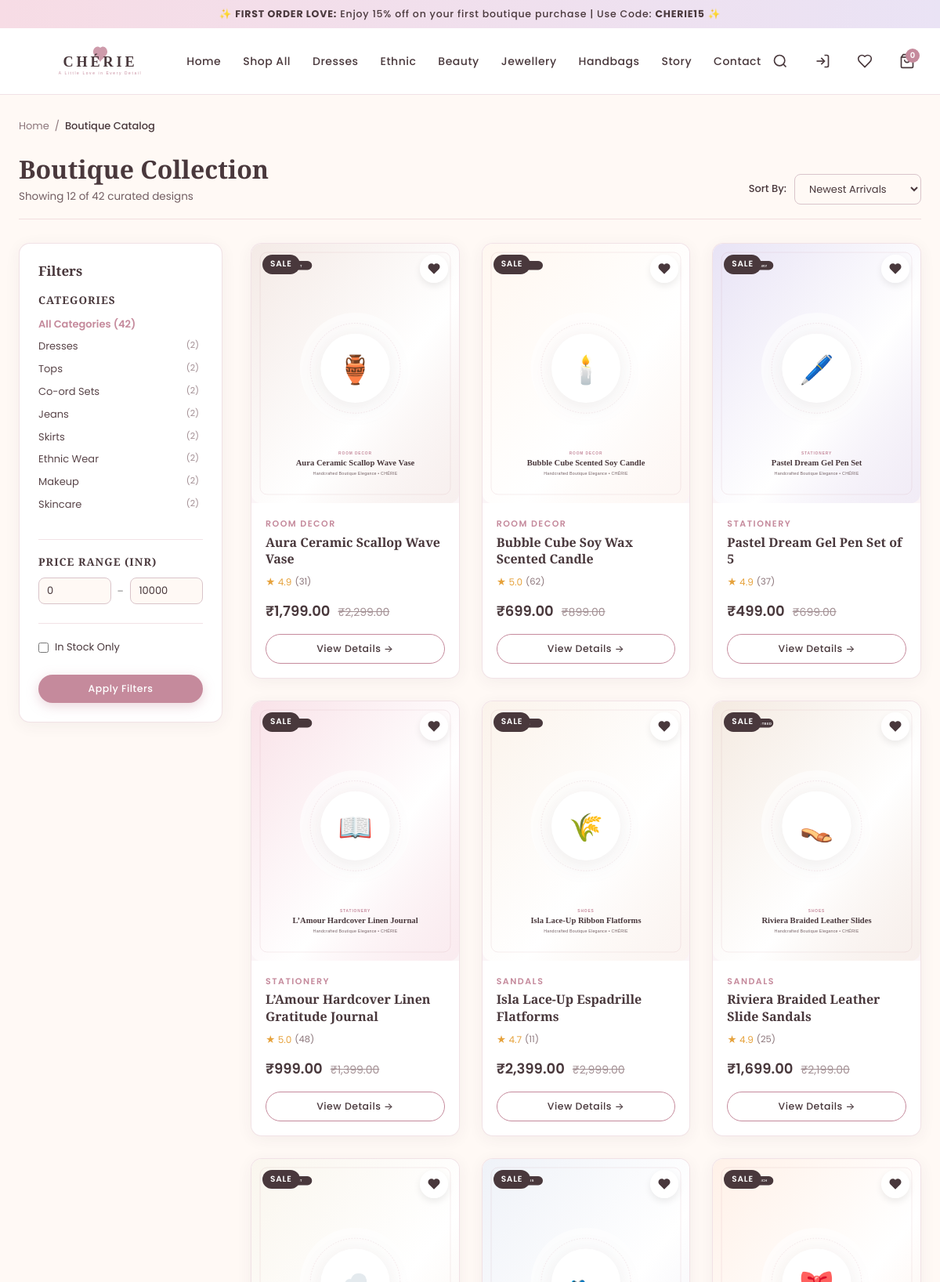
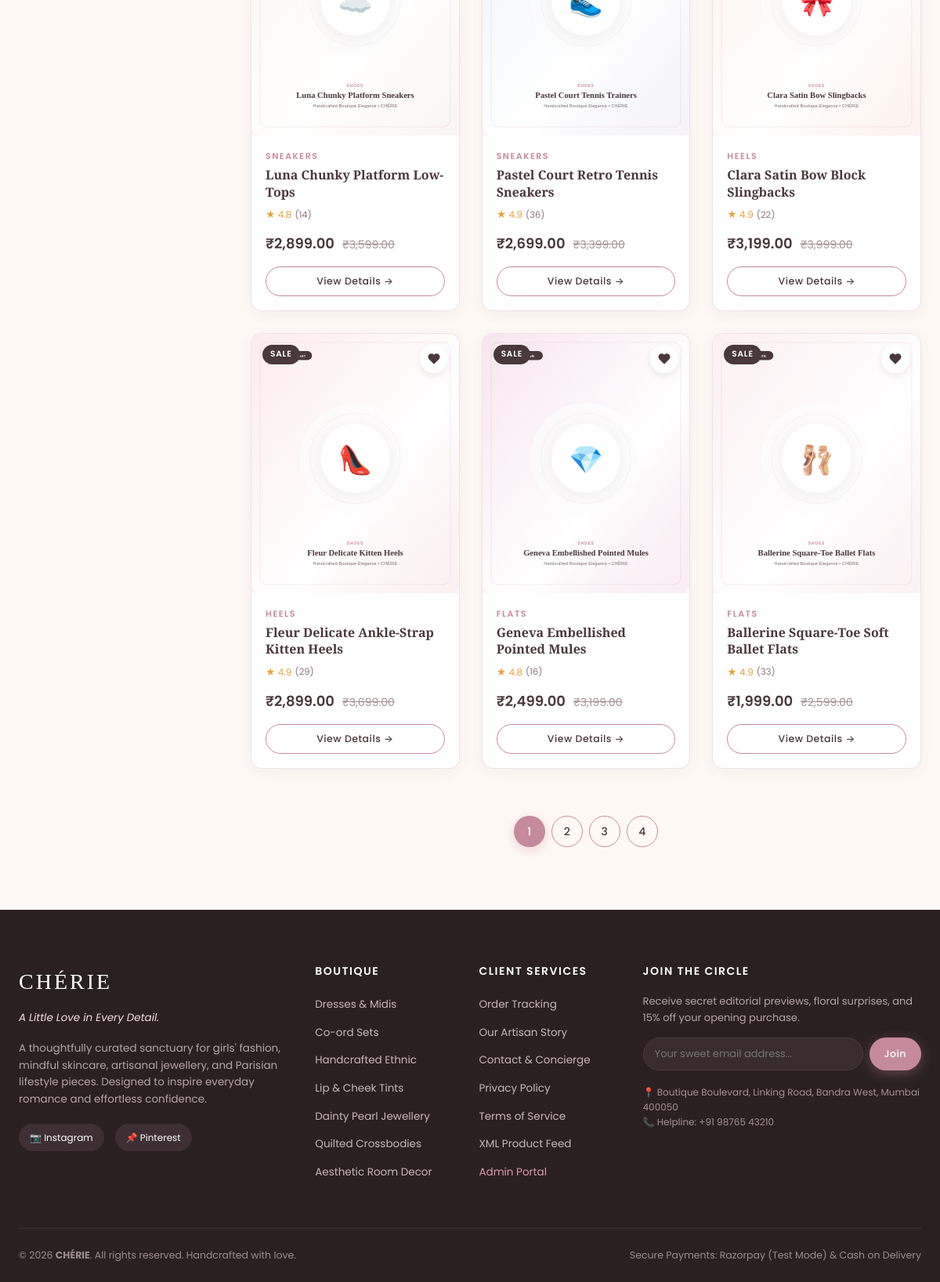
The page /shop.php on the database its author committed (2 pictures, top to bottom).
### tables this page shows
CREATE TABLE IF NOT EXISTS `categories` (
    `id` INT UNSIGNED AUTO_INCREMENT PRIMARY KEY,
    `name` VARCHAR(100) NOT NULL,
    `slug` VARCHAR(120) NOT NULL UNIQUE,
    `description` TEXT NULL,
    `image_url` VARCHAR(255) NULL,
    `parent_id` INT UNSIGNED NULL DEFAULT NULL,
    `is_featured` TINYINT(1) DEFAULT 0,
    `is_active` TINYINT(1) DEFAULT 1,
    `sort_order` INT DEFAULT 0,
    `created_at` TIMESTAMP DEFAULT CURRENT_TIMESTAMP,
    INDEX `idx_category_slug` (`slug`),
    INDEX `idx_category_active` (`is_active`)
);

CREATE TABLE IF NOT EXISTS `products` (
    `id` INT UNSIGNED AUTO_INCREMENT PRIMARY KEY,
    `category_id` INT UNSIGNED NOT NULL,
    `name` VARCHAR(255) NOT NULL,
    `slug` VARCHAR(280) NOT NULL UNIQUE,
    `sku` VARCHAR(60) NOT NULL UNIQUE,
    `description` LONGTEXT NOT NULL,
    `short_description` VARCHAR(500) NULL,
    `price` DECIMAL(10,2) NOT NULL,
    `compare_at_price` DECIMAL(10,2) NULL,
    `stock_quantity` INT NOT NULL DEFAULT 0,
    `low_stock_threshold` INT DEFAULT 5,
    `is_featured` TINYINT(1) DEFAULT 0,
    `is_new` TINYINT(1) DEFAULT 1,
    `is_active` TINYINT(1) DEFAULT 1,
    `rating_avg` DECIMAL(3,2) DEFAULT 5.00,
    `reviews_count` INT UNSIGNED DEFAULT 0,
    `created_at` TIMESTAMP DEFAULT CURRENT_TIMESTAMP,
    `updated_at` TIMESTAMP DEFAULT CURRENT_TIMESTAMP ON UPDATE CURRENT_TIMESTAMP,
    FOREIGN KEY (`category_id`) REFERENCES `categories`(`id`) ON DELETE RESTRICT,
    INDEX `idx_product_slug` (`slug`),
    INDEX `idx_product_category` (`category_id`),
    INDEX `idx_product_featured` (`is_featured`),
    INDEX `idx_product_active` (`is_active`),
    INDEX `idx_product_price` (`price`)
);

### config/database.php (called while the page is built, shortened)
<?php
class Database {
    private static ?PDO $instance = null;
    private static bool $connectionAttempted = false;
    public static function getConnection(): ?PDO {
        if (self::$instance === null && !self::$connectionAttempted) {
            self::$connectionAttempted = true;
            try {
                $dsn = "mysql:host=" . DB_HOST . ";port=" . DB_PORT . ";dbname=" . DB_NAME . ";charset=" . DB_CHARSET;
                $options = [
                    PDO::ATTR_ERRMODE            => PDO::ERRMODE_EXCEPTION,
                    PDO::ATTR_DEFAULT_FETCH_MODE => PDO::FETCH_ASSOC,
                    PDO::ATTR_EMULATE_PREPARES   => false,
                    PDO::MYSQL_ATTR_INIT_COMMAND => "SET NAMES " . DB_CHARSET
                ];
                self::$instance = new PDO($dsn, DB_USER, DB_PASS, $options);
            } catch (PDOException $e) {
                self::$lastError = $e->getMessage();
                self::$instance = null;
            }
        }
        return self::$instance;
    }
    public static function query(string $sql, array $params = []): ?PDOStatement {
        $pdo = self::getConnection();
        $stmt = $pdo->prepare($sql);
        $stmt->execute($params);
        return $stmt;
    }
    public static function fetchOne(string $sql, array $params = []): ?array {
        $stmt = self::query($sql, $params);
        $row = $stmt->fetch();
        return $row ?: null;
    }
    public static function fetchAll(string $sql, array $params = []): array {
        $stmt = self::query($sql, $params);
        return $stmt->fetchAll();
    }
}

### includes/functions.php (called while the page is built, shortened)
<?php
function isLoggedIn(): bool {
    return !empty($_SESSION['user_id']) && !empty($_SESSION['user_email']);
}
function formatPrice(float|int|string $amount): string {
    $val = (float)$amount;
    return '₹' . number_format($val, 2, '.', ',');
}
function isInWishlist(int $productId): bool {
    if (!isLoggedIn() || !Database::isConnected()) return false;
    $userId = (int)$_SESSION['user_id'];
    $res = Database::fetchOne("SELECT id FROM wishlist WHERE user_id = ? AND product_id = ?", [$userId, $productId]);
    return !empty($res);
}

### shop.php (the view, shortened to what this page needs)
<?php
$categoryId = !empty($_GET['category']) ? (int)$_GET['category'] : null;
$priceMin = isset($_GET['min_price']) && is_numeric($_GET['min_price']) ? (float)$_GET['min_price'] : 0.0;
$priceMax = isset($_GET['max_price']) && is_numeric($_GET['max_price']) ? (float)$_GET['max_price'] : 10000.0;
$inStockOnly = !empty($_GET['in_stock']) ? 1 : 0;
$sortBy = $_GET['sort'] ?? 'newest';
$page = max(1, (int)($_GET['page'] ?? 1));
$perPage = 12;
$offset = ($page - 1) * $perPage;
$whereClauses = ["p.is_active = 1"];
$params = [];
$orderBy = match($sortBy) {
    'price_asc' => 'p.price ASC',
    'price_desc' => 'p.price DESC',
    'rating' => 'p.rating_avg DESC, p.reviews_count DESC',
    'popular' => 'p.reviews_count DESC',
    default => 'p.id DESC'
};
$totalProducts = 0;
$categories = [];
if (Database::isConnected()) {
    try {
        $categories = Database::fetchAll("
            SELECT c.*, COUNT(p.id) AS product_count
            FROM categories c
            LEFT JOIN products p ON c.id = p.category_id AND p.is_active = 1
            WHERE c.is_active = 1
            GROUP BY c.id
            ORDER BY c.sort_order ASC
        ");
        $whereSql = implode(' AND ', $whereClauses);
        $countRow = Database::fetchOne("SELECT COUNT(*) AS total FROM products p WHERE $whereSql", $params);
        $totalProducts = (int)($countRow['total'] ?? 0);
        $sql = "
            SELECT p.*, c.name AS category_name, c.slug AS category_slug,
                   (SELECT image_path FROM product_images WHERE product_id = p.id ORDER BY is_primary DESC, sort_order ASC LIMIT 1) AS image_path
            FROM products p
            JOIN categories c ON p.category_id = c.id
            WHERE $whereSql
            ORDER BY $orderBy
            LIMIT $perPage OFFSET $offset
        ";
        $products = Database::fetchAll($sql, $params);
    } catch (Exception $e) {
    }
}
$totalPages = ceil($totalProducts / $perPage);
require_once __DIR__ . '/includes/header.php';
?>
<div class="container" style="margin-top: 30px; margin-bottom: 70px;">
    <nav style="font-size: 13px; color: #8c767b; margin-bottom: 24px;">
        <a href="<?= BASE_URL ?>/index.php" style="color: inherit;">Home</a> &nbsp;/&nbsp;
        <span style="color: var(--chocolate); font-weight: 500;">Boutique Catalog</span>
    </nav>
    <div style="display:flex; justify-content:space-between; align-items:flex-end; flex-wrap:wrap; gap:16px; margin-bottom:30px; border-bottom:1px solid var(--border-color); padding-bottom:18px;">
        <div>
            <h1 style="font-size: 32px;">Boutique Collection</h1>
            <p style="font-size: 13.5px; color: #735f63; margin-top: 4px;">Showing <?= count($products) ?> of <?= $totalProducts ?> curated designs</p>
        </div>
        <form method="GET" style="display:flex; align-items:center; gap:10px;">
            <label for="sort" style="font-size:13px; font-weight:500; color:var(--chocolate);">Sort By:</label>
            <select name="sort" id="sort" class="form-control" style="width:auto; padding:8px 14px; font-size:13px;" onchange="this.form.submit()">
                <option value="newest" <?= $sortBy === 'newest' ? 'selected' : '' ?>>Newest Arrivals</option>
            </select>
        </form>
    </div>
    <div style="display:grid; grid-template-columns: 260px 1fr; gap:36px; align-items:start;">
        <aside style="background:#FFF; padding:24px; border-radius:var(--radius-md); border:1px solid var(--border-color); box-shadow:var(--shadow-subtle);">
            <div style="display:flex; justify-content:space-between; align-items:center; margin-bottom:18px;">
                <h3 style="font-size:17px; font-weight:600;">Filters</h3>
            </div>
            <form method="GET" action="<?= BASE_URL ?>/shop.php">
                <div style="margin-bottom:24px;">
                    <h4 style="font-size:13.5px; font-weight:600; text-transform:uppercase; letter-spacing:1px; margin-bottom:12px; color:var(--chocolate);">
                        Categories
                    </h4>
                    <ul style="list-style:none; max-height:260px; overflow-y:auto; padding-right:5px; font-size:13px;">
                        <li style="margin-bottom:8px;">
                            <a href="<?= BASE_URL ?>/shop.php" style="color: <?= !$categoryId ? 'var(--dusty-rose); font-weight:600;' : '#5a464a;' ?>">
                                All Categories (<?= $totalProducts ?>)
                            </a>
                        </li>
                        <?php foreach ($categories as $cat): ?>
                            <li style="margin-bottom:8px; display:flex; justify-content:space-between;">
                                <a href="<?= BASE_URL ?>/shop.php?category=<?= $cat['id'] ?>&sort=<?= urlencode($sortBy) ?>" style="color: <?= $categoryId === (int)$cat['id'] ? 'var(--dusty-rose); font-weight:600;' : '#5a464a;' ?>">
                                    <?= htmlspecialchars($cat['name']) ?>
                                </a>
                                <span style="font-size:11px; color:#a28e93;">(<?= $cat['product_count'] ?>)</span>
                            </li>
                        <?php endforeach; ?>
                    </ul>
                </div>
                <hr style="border:none; border-top:1px solid #f2e2e6; margin:20px 0;">
                <div style="margin-bottom:24px;">
                    <h4 style="font-size:13.5px; font-weight:600; text-transform:uppercase; letter-spacing:1px; margin-bottom:12px; color:var(--chocolate);">
                        Price Range (INR)
                    </h4>
                    <div style="display:flex; gap:8px; margin-bottom:12px;">
                        <input type="number" name="min_price" value="<?= $priceMin ?>" class="form-control" placeholder="Min" style="padding:6px 10px; font-size:13px;">
                        <span style="align-self:center; color:#999;">-</span>
                        <input type="number" name="max_price" value="<?= $priceMax ?>" class="form-control" placeholder="Max" style="padding:6px 10px; font-size:13px;">
                    </div>
                </div>
                <hr style="border:none; border-top:1px solid #f2e2e6; margin:20px 0;">
                <div style="margin-bottom:24px;">
                    <label style="display:flex; align-items:center; gap:8px; font-size:13px; cursor:pointer;">
                        <input type="checkbox" name="in_stock" value="1" <?= $inStockOnly ? 'checked' : '' ?>>
                        <span>In Stock Only</span>
                    </label>
                </div>
                <button type="submit" class="btn btn-primary btn-block btn-sm">Apply Filters</button>
            </form>
        </aside>
        <main>
            <?php if (!empty($products)): ?>
                <div class="product-grid" style="grid-template-columns: repeat(auto-fill, minmax(240px, 1fr));">
                    <?php foreach ($products as $prod): ?>
                        <div class="product-card">
                            <div class="product-thumb-wrap">
                                <?php if (!empty($prod['compare_at_price']) && $prod['compare_at_price'] > $prod['price']): ?>
                                    <span class="product-badge">SALE</span>
                                <?php elseif ($prod['is_new']): ?>
                                    <span class="product-badge" style="background:var(--dusty-rose);">NEW</span>
                                <?php endif; ?>
                                <button class="product-wishlist-btn <?= isInWishlist((int)$prod['id']) ? 'active' : '' ?>" data-product-id="<?= $prod['id'] ?>" title="Save to Wishlist">
                                    <svg width="18" height="18" viewBox="0 0 24 24" fill="currentColor"><path d="M19 14c1.49-1.46 3-3.21 3-5.5A5.5 5.5 0 0 0 16.5 3c-1.76 0-3 .5-4.5 2-1.5-1.5-2.74-2-4.5-2A5.5 5.5 0 0 0 2 8.5c0 2.3 1.5 4.05 3 5.5l7 7Z"/></svg>
                                </button>
                                <a href="<?= BASE_URL ?>/product.php?slug=<?= urlencode($prod['slug']) ?>">
                                    <img src="<?= BASE_URL ?>/<?= htmlspecialchars($prod['image_path'] ?? 'assets/images/products/prod_1_1.svg') ?>" alt="<?= htmlspecialchars($prod['name']) ?>" loading="lazy">
                                </a>
                            </div>
                            <div class="product-info">
                                <span class="product-cat"><?= htmlspecialchars($prod['category_name']) ?></span>
                                <h3 class="product-name">
                                    <a href="<?= BASE_URL ?>/product.php?slug=<?= urlencode($prod['slug']) ?>"><?= htmlspecialchars($prod['name']) ?></a>
                                </h3>
                                <div class="product-rating">
                                    <span>★ <?= number_format($prod['rating_avg'], 1) ?></span>
                                    <span class="product-reviews-count">(<?= $prod['reviews_count'] ?>)</span>
                                </div>
                                <div class="product-pricing">
                                    <span class="current-price"><?= formatPrice($prod['price']) ?></span>
                                    <?php if (!empty($prod['compare_at_price']) && $prod['compare_at_price'] > $prod['price']): ?>
                                        <span class="old-price"><?= formatPrice($prod['compare_at_price']) ?></span>
                                    <?php endif; ?>
                                </div>
                                <div style="margin-top:14px;">
                                    <a href="<?= BASE_URL ?>/product.php?slug=<?= urlencode($prod['slug']) ?>" class="btn btn-outline btn-sm btn-block">
                                        View Details &rarr;
                                    </a>
                                </div>
                            </div>
                        </div>
                    <?php endforeach; ?>
                </div>
                <?php if ($totalPages > 1): ?>
                    <div style="display:flex; justify-content:center; gap:8px; margin-top:40px;">
                        <?php for ($p = 1; $p <= $totalPages; $p++):
                            $queryParams = $_GET;
                            $queryParams['page'] = $p;
                            $link = BASE_URL . '/shop.php?' . http_build_query($queryParams);
                        ?>
                            <a href="<?= $link ?>" class="btn <?= $p === $page ? 'btn-primary' : 'btn-outline' ?>" style="width:40px; height:40px; padding:0; border-radius:var(--radius-full);">
                                <?= $p ?>
                            </a>
                        <?php endfor; ?>
                    </div>
                <?php endif; ?>
            <?php endif; ?>
        </main>
    </div>
</div>
<?php require_once __DIR__ . '/includes/footer.php'; ?>

### rows shown on the page
categories: name "Dresses", product_count "2"
categories: name "Tops", product_count "2"
categories: name "Co-ord Sets", product_count "2"
categories: name "Jeans", product_count "2"
categories: name "Skirts", product_count "2"
categories: name "Ethnic Wear", product_count "2"
categories: name "Makeup", product_count "2"
categories: name "Skincare", product_count "2"
products: shows "SALE", shows a picture, category.name "ROOM DECOR", name "Aura Ceramic Scallop Wave Vase", rating_avg "4.9", reviews_count "31", price "₹1,799.00", compare_at_price "₹2,299.00"
products: shows "SALE", shows a picture, category.name "ROOM DECOR", name "Bubble Cube Soy Wax Scented Candle", rating_avg "5.0", reviews_count "62", price "₹699.00", compare_at_price "₹899.00"
products: shows "SALE", shows a picture, category.name "STATIONERY", name "Pastel Dream Gel Pen Set of 5", rating_avg "4.9", reviews_count "37", price "₹499.00", compare_at_price "₹699.00"
products: shows "SALE", shows a picture, category.name "STATIONERY", name "L’Amour Hardcover Linen Gratitude Journal", rating_avg "5.0", reviews_count "48", price "₹999.00", compare_at_price "₹1,399.00"
products: shows "SALE", shows a picture, category.name "SANDALS", name "Isla Lace-Up Espadrille Flatforms", rating_avg "4.7", reviews_count "11", price "₹2,399.00", compare_at_price "₹2,999.00"
products: shows "SALE", shows a picture, category.name "SANDALS", name "Riviera Braided Leather Slide Sandals", rating_avg "4.9", reviews_count "25", price "₹1,699.00", compare_at_price "₹2,199.00"
products: shows "SALE", shows a picture, category.name "SNEAKERS", name "Luna Chunky Platform Low-Tops", rating_avg "4.8", reviews_count "14", price "₹2,899.00", compare_at_price "₹3,599.00"
products: shows "SALE", shows a picture, category.name "SNEAKERS", name "Pastel Court Retro Tennis Sneakers", rating_avg "4.9", reviews_count "36", price "₹2,699.00", compare_at_price "₹3,399.00"
products: shows "SALE", shows a picture, category.name "HEELS", name "Clara Satin Bow Block Slingbacks", rating_avg "4.9", reviews_count "22", price "₹3,199.00", compare_at_price "₹3,999.00"
products: shows "SALE", shows a picture, category.name "HEELS", name "Fleur Delicate Ankle-Strap Kitten Heels", rating_avg "4.9", reviews_count "29", price "₹2,899.00", compare_at_price "₹3,699.00"
products: shows "SALE", shows a picture, category.name "FLATS", name "Geneva Embellished Pointed Mules", rating_avg "4.8", reviews_count "16", price "₹2,499.00", compare_at_price "₹3,199.00"
products: shows "SALE", shows a picture, category.name "FLATS", name "Ballerine Square-Toe Soft Ballet Flats", rating_avg "4.9", reviews_count "33", price "₹1,999.00", compare_at_price "₹2,599.00"

### other values the page prints
$topPromo['badge_text'] "FIRST ORDER LOVE"
$topPromo['description'] "Enjoy 15% off on your first boutique purchase"
$topPromo['code'] "CHERIE15"
$cartCount "0"
count($products) "12"
$totalProducts "42"
getSetting('site_phone', '+91 98765 43210') "+91 98765 43210"
getSetting('site_name', 'CHÉRIE') "CHÉRIE"
